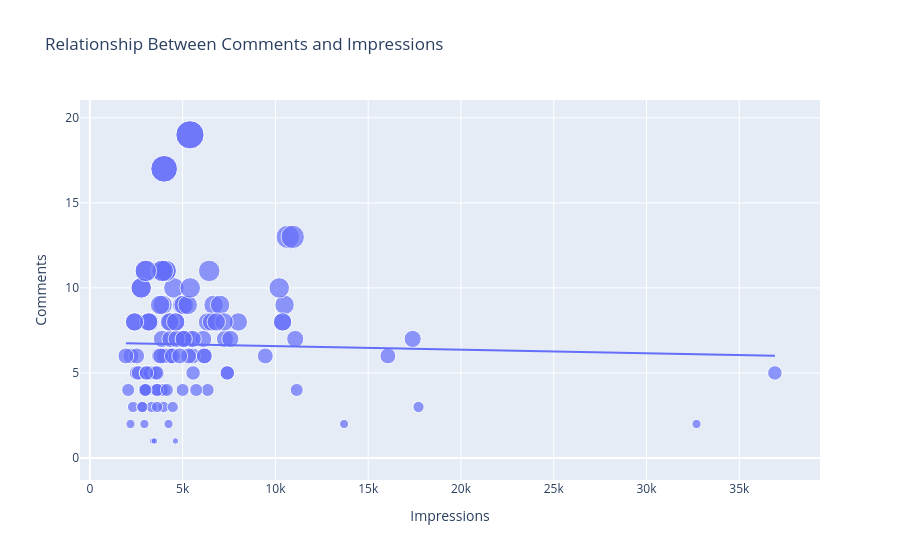

The code cell stored with this chart in its notebook:
### Code cell
figure = px.scatter(data_frame=data,x='Impressions',
                    y='Comments',size='Comments',trendline='ols',
                    title="Relationship Between Comments and Impressions")
figure.show()
